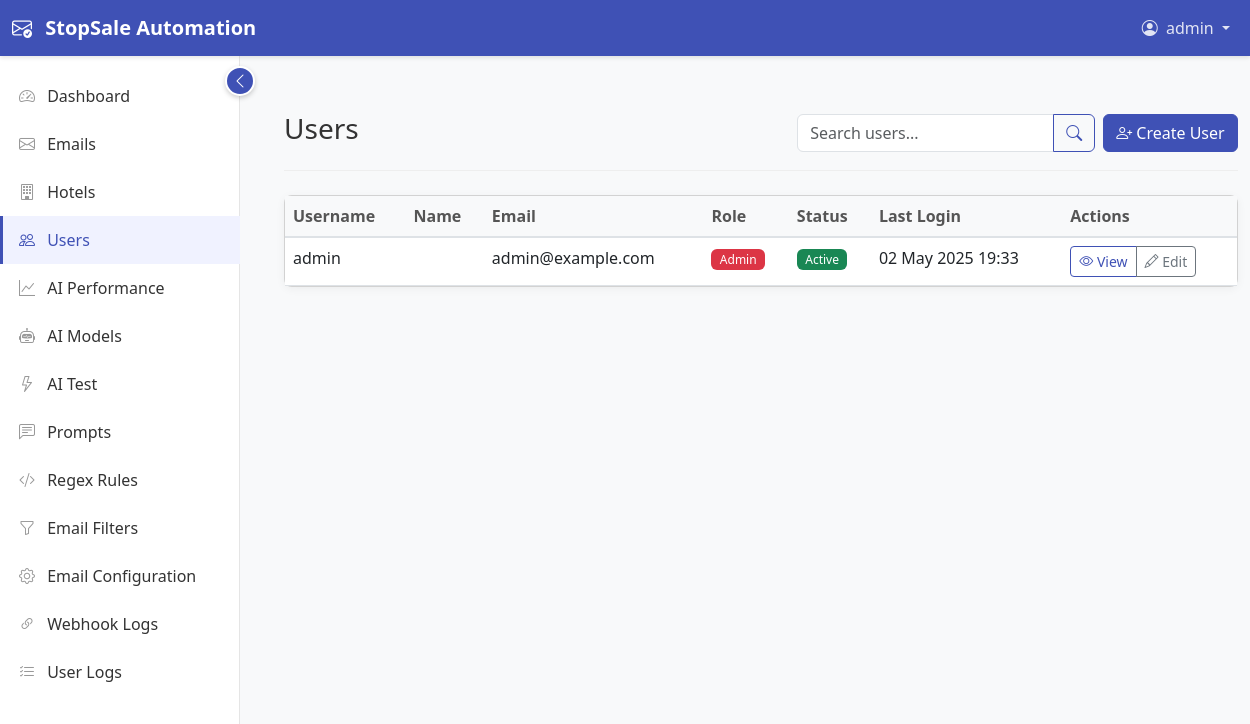
Screenshot of /users/ (signed in) with the database file from the repository.
### users/models.py (models this page shows, shortened)
class User(AbstractUser):
    ROLE_CHOICES = (
        ('admin', 'Admin'),
        ('agent', 'Agent'),
        ('viewer', 'Viewer'),
    )
    email = models.EmailField(unique=True)
    role = models.CharField(max_length=10, choices=ROLE_CHOICES, default='agent')
    last_login_ip = models.GenericIPAddressField(null=True, blank=True)
    created_at = models.DateTimeField(auto_now_add=True, null=True)
    updated_at = models.DateTimeField(auto_now=True, null=True)
    objects = UserManager()
    @property
    def is_admin(self):
        return self.role == 'admin'

### users/views.py (the view, shortened to what this page needs)
# urls.py: path('', views.user_list, name='user_list'),
@login_required
def user_list(request):
    if not request.user.is_admin:
        messages.error(request, 'You do not have permission to access this page.')
        return redirect('core:dashboard')
    search = request.GET.get('search')
    role = request.GET.get('role')
    users = User.objects.all()
    if role:
        users = users.filter(role=role)
    users = users.order_by('username')
    paginator = Paginator(users, 20)  # Show 20 users per page
    page_number = request.GET.get('page')
    page_obj = paginator.get_page(page_number)
    context = {
        'users': page_obj,
    }
    return render(request, 'users/user_list.html', context)

### templates/users/user_list.html (shortened to what this page needs)
{% extends 'base/base.html' %}
{% block content %}
<div class="page-header d-flex justify-content-between align-items-center">
    <h1>Users</h1>
    <div class="d-flex">
        <form method="get" class="d-flex me-2">
            <div class="input-group">
                <input type="text" name="search" class="form-control" placeholder="Search users..." value="{{ request.GET.search|default:'' }}">
                <button class="btn btn-outline-primary" type="submit">
                    <i class="bi bi-search"></i>
                </button>
            </div>
        </form>
        <a href="{% url 'users:create_user' %}" class="btn btn-primary">
            <i class="bi bi-person-plus"></i> Create User
        </a>
    </div>
</div>
<div class="card">
    <div class="card-body p-0">
        <div class="table-responsive">
            <table class="table table-hover mb-0">
                <thead class="table-light">
                    <tr>
                        <th>Username</th>
                        <th>Name</th>
                        <th>Email</th>
                        <th>Role</th>
                        <th>Status</th>
                        <th>Last Login</th>
                        <th>Actions</th>
                    </tr>
                </thead>
                <tbody>
                    {% for user_obj in users %}
                    <tr>
                        <td>{{ user_obj.username }}</td>
                        <td>{{ user_obj.get_full_name }}</td>
                        <td>{{ user_obj.email }}</td>
                        <td>
                            {% if user_obj.role == 'admin' %}
                            <span class="badge bg-danger">Admin</span>
                            {% elif user_obj.role == 'agent' %}
                            <span class="badge bg-primary">Agent</span>
                            {% elif user_obj.role == 'viewer' %}
                            <span class="badge bg-info">Viewer</span>
                            {% endif %}
                        </td>
                        <td>
                            {% if user_obj.is_active %}
                            <span class="badge bg-success">Active</span>
                            {% else %}
                            <span class="badge bg-secondary">Inactive</span>
                            {% endif %}
                        </td>
                        <td>{{ user_obj.last_login|date:"d M Y H:i"|default:"Never" }}</td>
                        <td>
                            <div class="btn-group">
                                <a href="{% url 'users:user_detail' user_obj.id %}" class="btn btn-sm btn-outline-primary">
                                    <i class="bi bi-eye"></i> View
                                </a>
                                <a href="{% url 'users:edit_user' user_obj.id %}" class="btn btn-sm btn-outline-secondary">
                                    <i class="bi bi-pencil"></i> Edit
                                </a>
                            </div>
                        </td>
                    </tr>
                    {% endfor %}
                </tbody>
            </table>
        </div>
    </div>
</div>
{% endblock %}

### templates/base/base.html (shortened to what this page needs)
{% load static %}
<!DOCTYPE html>
<html lang="en">
<head>
    <link href="https://cdn.jsdelivr.net/npm/bootstrap@5.3.0-alpha1/dist/css/bootstrap.min.css" rel="stylesheet">
    <link rel="stylesheet" href="https://cdn.jsdelivr.net/npm/bootstrap-icons@1.10.3/font/bootstrap-icons.css">
    <link rel="stylesheet" href="https://cdn.jsdelivr.net/npm/flatpickr/dist/flatpickr.min.css">
    <link rel="stylesheet" href="https://cdn.jsdelivr.net/npm/select2@4.1.0-rc.0/dist/css/select2.min.css">
    <link rel="stylesheet" href="https://cdn.jsdelivr.net/npm/select2-bootstrap-5-theme@1.3.0/dist/select2-bootstrap-5-theme.min.css">
    <link rel="stylesheet" href="https://cdnjs.cloudflare.com/ajax/libs/toastr.js/latest/toastr.min.css">
    <link rel="stylesheet" href="{% static 'css/ux-improvements.css' %}">
</head>
<body>
    <nav class="navbar navbar-expand-lg navbar-dark fixed-top">
        <div class="container-fluid">
            <a class="navbar-brand" href="{% url 'core:dashboard' %}">
                <i class="bi bi-envelope-check me-2"></i>
                StopSale Automation
            </a>
            <div class="collapse navbar-collapse" id="navbarNav">
                <ul class="navbar-nav ms-auto">
                    {% if user.is_authenticated %}
                    <li class="nav-item dropdown">
                        <a class="nav-link dropdown-toggle" href="#" id="navbarDropdown" role="button" data-bs-toggle="dropdown" aria-expanded="false">
                            <i class="bi bi-person-circle me-1"></i> {{ user.username }}
                        </a>
                    </li>
                    {% else %}
                    <li class="nav-item">
                        <a class="nav-link" href="{% url 'core:login' %}">Login</a>
                    </li>
                    {% endif %}
                </ul>
            </div>
        </div>
    </nav>
    <div class="container-fluid">
        <div class="row">
            {% if user.is_authenticated %}
            <nav id="sidebar" class="col-lg-2 d-lg-block sidebar">
                <div class="sidebar-toggle d-none d-lg-flex" id="sidebarToggle">
                    <i class="bi bi-chevron-left" id="toggleIcon"></i>
                </div>
                <div class="sidebar-sticky">
                    <ul class="nav flex-column">
                        <li class="nav-item">
                            <a class="nav-link {% if request.resolver_match.app_name == 'core' and request.resolver_match.url_name == 'dashboard' %}active{% endif %}" href="{% url 'core:dashboard' %}">
                                <i class="bi bi-speedometer2"></i> <span>Dashboard</span>
                            </a>
                        </li>
                        <li class="nav-item">
                            <a class="nav-link {% if request.resolver_match.app_name == 'emails' and request.resolver_match.url_name == 'email_list' %}active{% endif %}" href="{% url 'emails:email_list' %}">
                                <i class="bi bi-envelope"></i> <span>Emails</span>
                            </a>
                        </li>
                        {% if user.is_admin or user.is_supervisor %}
                        <li class="nav-item">
                            <a class="nav-link {% if request.resolver_match.app_name == 'hotels' %}active{% endif %}" href="{% url 'hotels:hotel_list' %}">
                                <i class="bi bi-building"></i> <span>Hotels</span>
                            </a>
                        </li>
                        {% endif %}
                        {% if user.is_admin %}
                        <li class="nav-item">
                            <a class="nav-link {% if request.resolver_match.app_name == 'users' %}active{% endif %}" href="{% url 'users:user_list' %}">
                                <i class="bi bi-people"></i> <span>Users</span>
                            </a>
                        </li>
                        <li class="nav-item">
                            <a class="nav-link {% if request.resolver_match.app_name == 'core' and request.resolver_match.url_name == 'ai_performance' %}active{% endif %}" href="{% url 'core:ai_performance' %}">
                                <i class="bi bi-graph-up"></i> <span>AI Performance</span>
                            </a>
                        </li>
                        <li class="nav-item">
                            <a class="nav-link {% if request.resolver_match.app_name == 'core' and request.resolver_match.url_name == 'ai_model_list' %}active{% endif %}" href="{% url 'core:ai_model_list' %}">
                                <i class="bi bi-robot"></i> <span>AI Models</span>
                            </a>
                        </li>
                        <li class="nav-item">
                            <a class="nav-link {% if request.resolver_match.app_name == 'core' and request.resolver_match.url_name == 'ai_test' %}active{% endif %}" href="{% url 'core:ai_test' %}">
                                <i class="bi bi-lightning"></i> <span>AI Test</span>
                            </a>
                        </li>
                        <li class="nav-item">
                            <a class="nav-link {% if request.resolver_match.app_name == 'core' and request.resolver_match.url_name == 'prompt_list' %}active{% endif %}" href="{% url 'core:prompt_list' %}">
                                <i class="bi bi-chat-left-text"></i> <span>Prompts</span>
                            </a>
                        </li>
                        <li class="nav-item">
                            <a class="nav-link {% if request.resolver_match.app_name == 'core' and request.resolver_match.url_name == 'regex_rule_list' %}active{% endif %}" href="{% url 'core:regex_rule_list' %}">
                                <i class="bi bi-code-slash"></i> <span>Regex Rules</span>
                            </a>
                        </li>
                        <li class="nav-item">
                            <a class="nav-link {% if request.resolver_match.app_name == 'core' and request.resolver_match.url_name == 'email_filter_list' %}active{% endif %}" href="{% url 'core:email_filter_list' %}">
                                <i class="bi bi-funnel"></i> <span>Email Filters</span>
                            </a>
                        </li>
                        <li class="nav-item">
                            <a class="nav-link {% if request.resolver_match.app_name == 'core' and request.resolver_match.url_name == 'email_config' %}active{% endif %}" href="{% url 'core:email_config' %}">
                                <i class="bi bi-gear"></i> <span>Email Configuration</span>
                            </a>
                        </li>
                        <li class="nav-item">
                            <a class="nav-link {% if request.resolver_match.app_name == 'core' and request.resolver_match.url_name == 'webhook_log_list' %}active{% endif %}" href="{% url 'core:webhook_log_list' %}">
                                <i class="bi bi-link-45deg"></i> <span>Webhook Logs</span>
                            </a>
                        </li>
                        <li class="nav-item">
                            <a class="nav-link {% if request.resolver_match.app_name == 'core' and request.resolver_match.url_name == 'user_log_list' %}active{% endif %}" href="{% url 'core:user_log_list' %}">
                                <i class="bi bi-list-check"></i> <span>User Logs</span>
                            </a>
                        </li>
                        {% endif %}
                    </ul>
                </div>
            </nav>
            {% endif %}
            <main id="content" class="{% if user.is_authenticated %}col-lg-10 content{% else %}col-12{% endif %}" id="main-content">
                <div class="container-fluid py-4">
                    {% block content %}{% endblock %}
                </div>
            </main>
        </div>
    </div>
</body>
</html>

### static/css/ux-improvements.css (style rules this page uses)
.table th { background-color: #f8f9fa; border-top: none; border-bottom: 2px solid #dee2e6; font-weight: 600; color: #495057; }
.btn { transition: all 0.3s ease; }
.badge { font-weight: 500; padding: 0.4em 0.7em; border-radius: 6px; }

### templates/base/base.html (style rules this page uses)
:root { --primary: #3f51b5; --secondary: #f50057; --success: #4caf50; --warning: #ff9800; --danger: #f44336; --light: #f5f5f5; --dark: #212121; --sidebar-width: 240px; --sidebar-width-collapsed: 60px; }
body { font-family: 'Segoe UI', Tahoma, Geneva, Verdana, sans-serif; background-color: #f8f9fa; padding-top: 56px; }
.navbar { background-color: var(--primary); box-shadow: 0 2px 4px rgba(0,0,0,0.1); }
.navbar-brand { font-weight: 600; color: white !important; }
.navbar .nav-link { color: rgba(255,255,255,0.85) !important; }
.sidebar { position: fixed; top: 56px; bottom: 0; left: 0; z-index: 100; padding: 0; box-shadow: inset -1px 0 0 rgba(0, 0, 0, .1); background-color: #fff; width: var(--sidebar-width); transition: all 0.3s; }
.sidebar-sticky { position: sticky; top: 0; height: calc(100vh - 56px); padding-top: 1rem; overflow-x: hidden; overflow-y: auto; }
.sidebar .nav-link { color: #333 !important; font-weight: 500; padding: 0.75rem 1rem; border-left: 3px solid transparent; white-space: nowrap; overflow: hidden; text-overflow: ellipsis; }
.sidebar .nav-link.active { color: var(--primary) !important; background-color: #f0f2ff; border-left: 3px solid var(--primary); }
.sidebar .nav-link i { margin-right: 0.5rem; color: #999; min-width: 20px; text-align: center; }
.sidebar .nav-link.active i { color: var(--primary); }
.sidebar-toggle { position: absolute; right: -15px; top: 10px; width: 30px; height: 30px; background-color: var(--primary); color: white; border-radius: 50%; display: flex; align-items: center; justify-content: center; cursor: pointer; z-index: 101; border: 2px solid white; box-shadow: 0 2px 5px rgba(0,0,0,0.2); }
.content { margin-left: var(--sidebar-width); padding: 2rem; transition: margin-left 0.3s; }
.card { border-radius: 8px; box-shadow: 0 2px 10px rgba(0,0,0,0.05); margin-bottom: 20px; }
.btn-primary { background-color: var(--primary); border-color: var(--primary); }
.btn-outline-primary { color: var(--primary); border-color: var(--primary); }
.table th { font-weight: 600; color: #555; }
.page-header { margin-bottom: 1.5rem; border-bottom: 1px solid #eee; padding-bottom: 1rem; }
.page-header h1 { font-size: 1.75rem; color: #333; }

### rows the page displays
User: username "admin", email "admin@example.com", role "Admin", is_active "Active", last_login "02 May 2025 19:33"
